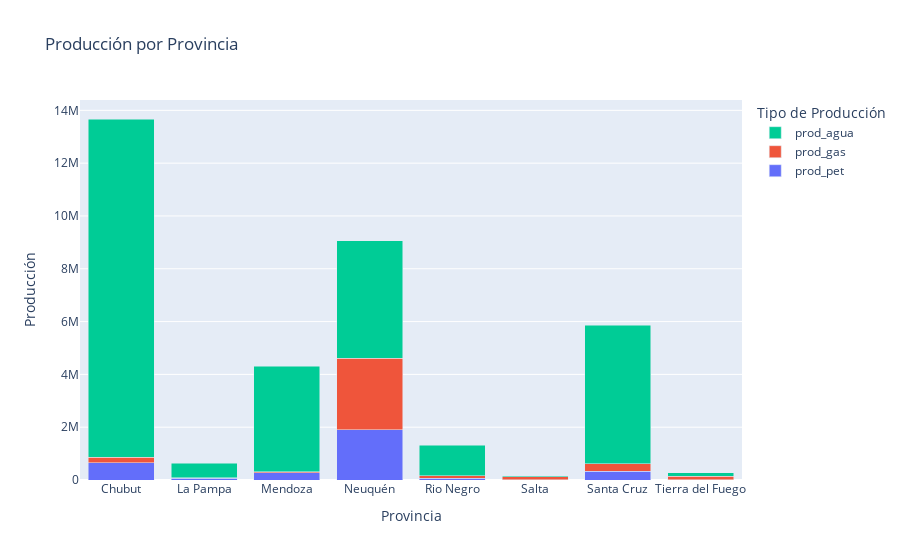

Source (notebook cell):
### Markdown cell above
#### Produccion petroleo, gas, agua por provincia

### Code cell
# Dataframe
prod_prov = activos.groupby('provincia')[['prod_pet','prod_gas','prod_agua']].sum().round(2)
prod_prov
# Instancia de la figura
fig = go.Figure()
# Creacion de los trazos
for column in prod_prov.columns:
    fig.add_trace(go.Bar(
        x=prod_prov.index,
        y=prod_prov[column],
        name=column
    ))
fig.update_layout(
    barmode='stack',
    title='Producción por Provincia',
    xaxis_title='Provincia',
    yaxis_title='Producción',
    legend_title='Tipo de Producción',
)
# Mostrar el gráfico
fig.show()

### Figure 1 — Plotly figure (JSON) as saved in the notebook; plotly's stock layout.template omitted (floating-point values rounded to 4 significant figures)
{"data": [{"name": "prod_pet", "type": "bar", "x": ["Chubut", "La Pampa", "Mendoza", "Neuquén", "Rio Negro", "Salta", "Santa Cruz", "Tierra del Fuego"], "y": [646700.0, 63100.0, 265700.0, 1896000.0, 67610.0, 13940.0, 336200.0, 18080.0]}, {"name": "prod_gas", "type": "bar", "x": ["Chubut", "La Pampa", "Mendoza", "Neuquén", "Rio Negro", "Salta", "Santa Cruz", "Tierra del Fuego"], "y": [222800.0, 19520.0, 46050.0, 2717000.0, 88420.0, 104600.0, 280000.0, 128700.0]}, {"name": "prod_agua", "type": "bar", "x": ["Chubut", "La Pampa", "Mendoza", "Neuquén", "Rio Negro", "Salta", "Santa Cruz", "Tierra del Fuego"], "y": [12800000.0, 545200.0, 3995000.0, 4453000.0, 1162000.0, 43620.0, 5242000.0, 126400.0]}], "layout": {"barmode": "stack", "legend": {"title": {"text": "Tipo de Producción"}}, "title": {"text": "Producción por Provincia"}, "xaxis": {"title": {"text": "Provincia"}}, "yaxis": {"title": {"text": "Producción"}}}}
